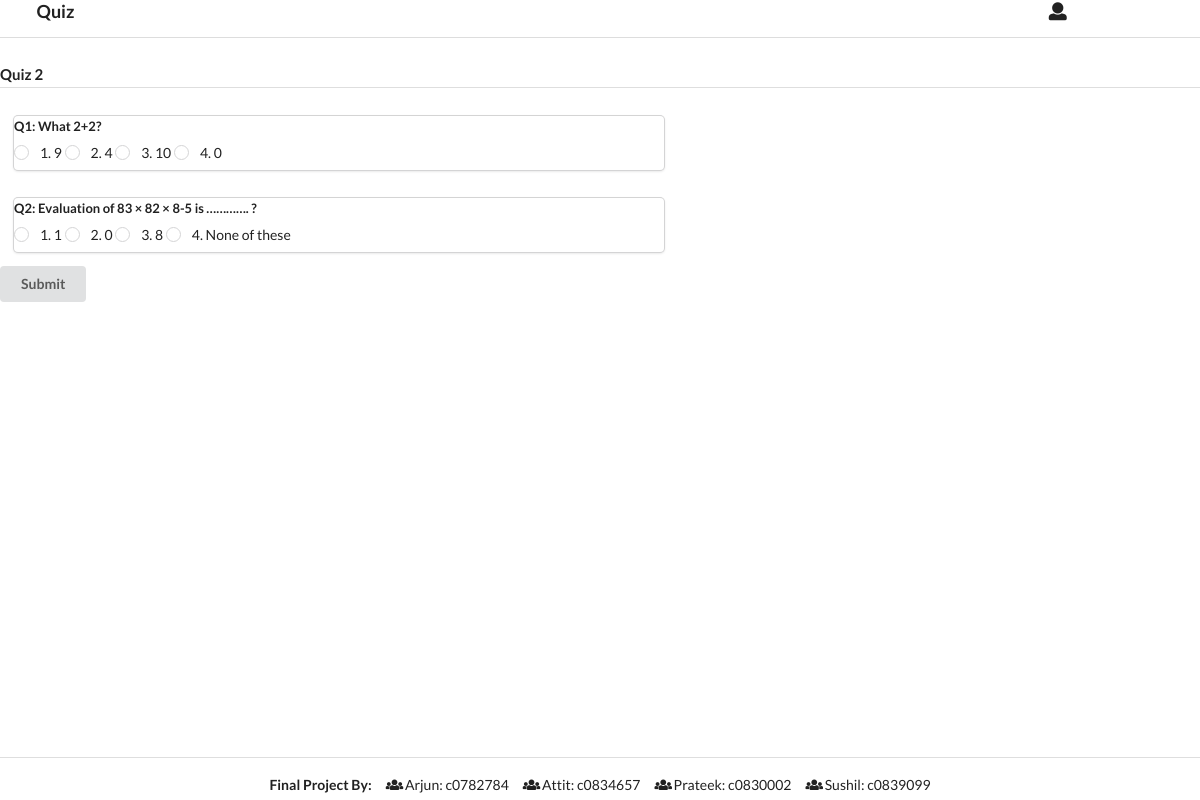
Screenshot of /quiz/2/ with the database file from the repository.
### Quiz/models.py (models this page shows, shortened)
class Question(models.Model):
    quiz = models.ForeignKey('Quiz', on_delete=models.CASCADE)
    statement = models.TextField()
    options = models.TextField()
    answer = models.IntegerField()
    def options_as_list(self):
        return self.options.split(";")

### Quiz/views.py (the view)
# urls.py: path('quiz/<int:quiz_id>/', views.quiz, name="quiz"), # Url to attempt quiz page
def quiz(request, quiz_id):
    if(request.method == "POST"):
        score = 0
        questions = Question.objects.filter(quiz=quiz_id)
        for i in list(map(lambda question: question.id,questions)):
            answer = request.POST.get(str(quiz_id) + "_" + str(i))
            if(answer):
                if answer.split("_")[1] == answer.split("_")[2]:
                    score +=1
            else:
                print("Error!!!!")
        score = score*100/min(len(questions), NUMBER_OF_QUESTIONS_IN_THE_QUIZ)
        result = Result(quiz_id = quiz_id, user_id = 1, score=score )
        result.save()
        return render(request, 'result.html', {'message':get_result_message(score),
                                               'retake': True if score<50 else False,
                                               'quiz_id': quiz_id})
    else:
        try:
            questions = Question.objects.filter(quiz=quiz_id)
            questions_to_be_asked = []
            sample = random.sample(range(1, len(questions) + 1), min(len(questions), NUMBER_OF_QUESTIONS_IN_THE_QUIZ))
            for i in sample:
                questions_to_be_asked.append(questions[i-1:i][0])
            return render(request, 'quiz.html', {'quiz_id': quiz_id,
                                                 'questions': questions_to_be_asked,
                                                 })
        except Question.DoesNotExist:
            return  Http404

### Quiz/templates/quiz.html (shortened to what this page needs)
{% extends "base.html" %}
{% block content %}
     <form class="ui form" name="form" action="{% url 'quiz' quiz_id %}" method="POST">
        <h4 class="ui dividing header">Quiz {{ quiz_id }}</h4>
        <div class="ui padded grid">
            {% for question in questions %}
            <div class="ten wide column">
                <div style="width:90%" class="ui padded card">
                    <div style="width:90%" class="grouped fields">
                    <label for="{{question.id}}_{{ forloop.counter }}_{{question.answer}}">
                        Q{{ forloop.counter }}: {{ question.statement}}</label>
                    <div class="field">
                        {% for option in question.options_as_list %}
                            <div class="ui radio checkbox">
                                <label>
                                    {{ forloop.counter }}.  {{ option }}
                                </label>
                            </div>
                        {% endfor %}
                    </div>
                    </div>
                </div>
            </div>
        {% endfor %}
        </div>
        <button class="ui submit button" type="submit" value="quiz">Submit</button>
    </form>
{% endblock %}

### rows the page displays
Question: statement "What 2+2?", options_as_list "9" "4" "10" "0"
Question: statement "Evaluation of 83 × 82 × 8-5 is …………. ?", options_as_list "1" "0" "8" "None of these"

### other values shown
{{ quiz_id }} "2"
